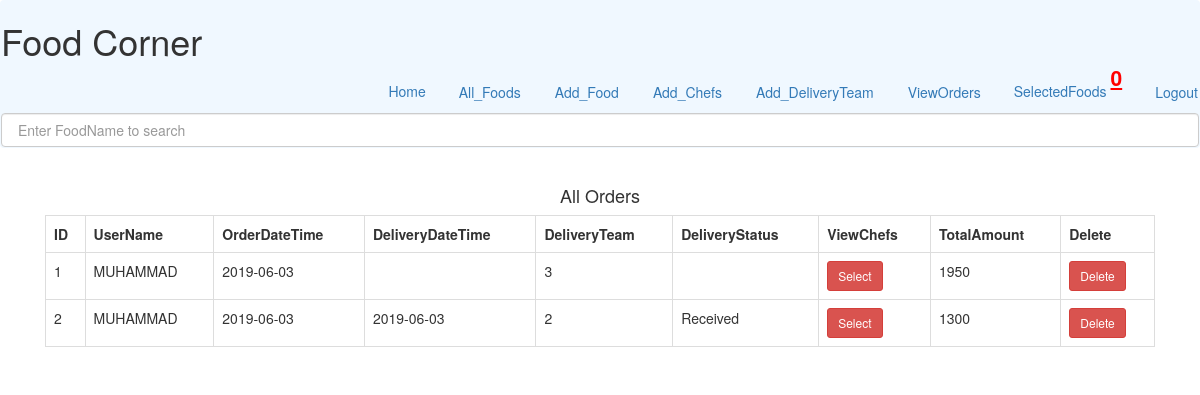
Screenshot of /ViewOrders.php (signed in) with the database file from the repository.
### tables this page shows
CREATE TABLE `orders` (
  `OID` int(11) NOT NULL,
  `UID` int(11) NOT NULL,
  `ODate` date NOT NULL,
  `DDate` date DEFAULT NULL,
  `DTID` int(11) DEFAULT NULL,
  `DStatus` varchar(20) DEFAULT NULL,
  `Amount` int(8) NOT NULL
);

CREATE TABLE `accounts` (
  `UID` int(11) NOT NULL,
  `UserName` varchar(50) NOT NULL,
  `Password` varchar(50) NOT NULL,
  `Email` varchar(100) NOT NULL,
  `PhoneNo` varchar(20) NOT NULL,
  `Address` varchar(150) NOT NULL,
  `Type` varchar(20) NOT NULL
);

### ViewOrders.php (the view, shortened to what this page needs)
<?php include_once "connect.php";
include_once"header.php";
$user_role = $_SESSION['type'];
?>
<?php if($user_role == 'admin'){ ?>
<?php include_once "nav_admin.php"; ?>
<div class="section contact" id="contact" style="margin-top: 2em !important">
<div class="container">
<h4 class="rad-txt text-center">
<span class="abtxt1">All</span>
<span class="abtext">Orders</span>
</h4>
<div class="contact-form">
<div class="col-md-12">
<table class="w3-table-all table table-bordered">
<tr class="w3-red">
<th>ID</th>
<th>UserName</th>
<th>OrderDateTime</th>
<th>DeliveryDateTime</th>
<th>DeliveryTeam</th>
<th>DeliveryStatus</th>
<th>ViewChefs</th>
<th>TotalAmount</th>
<th>Delete</th>
</tr>
<?php
$problem = "SELECT * FROM orders  ORDER BY OID DESC ";
$result = mysqli_query($db,$problem);
$num = mysqli_num_rows($result);
if($num == 0){
echo "<tr><td>Nothing</td></tr>";
}else{
$counter = 0;
while($row = mysqli_fetch_assoc($result)){
$oid = $row['OID'];
$uid = $row['UID'];
$check_username = "SELECT UserName FROM accounts WHERE UID = '{$uid}' ";
$result_u = mysqli_query($db,$check_username);
$row_u = mysqli_fetch_assoc($result_u);
$username = $row_u['UserName'];
$odate = $row['ODate'];
$ddate = $row['DDate'];
$dtid = @$row['DTID'];
$status = $row['DStatus'];
$amount = $row['Amount'];
$counter++;
?>
<tr>
<td><?php echo $counter ?></td>
<td><?php echo $username ?></td>
<td><?php echo $odate ?></td>
<td><?php echo $ddate ?></td>
<td><?php if($dtid==""){echo"<a class='btn btn-danger btn-sm' href='ViewOrders.php?oid=$oid'>Select</a>";}else{echo $dtid;} ?></td>
<td><?php if($status=="pending" ){echo"<a class='btn btn-danger btn-sm' href='vieworders.php?receive=$oid' >Click if Order is Received</a>";}else{echo $status;} ?></td>
<td><?php echo"<a class='btn btn-danger btn-sm' href='SelectChefs.php?oid=$oid'>Select</a>"?></td>
<td><?php echo $amount ?></td>
<td><a class="btn btn-danger btn-sm" href="ViewOrders.php?delete=<?php echo $oid ?>">Delete</a></td>
</tr>
<?php
}
}
?>
</table>
</div>
<div class="clearfix"></div>
</div>
</div>
</div>
<?php include_once "footer.php"; ?>
<?php }else{ header("Location: logout.php"); } ?>

### rows the page displays
orders: UID.UserName "MUHAMMAD", ODate "2019-06-03", DTID "3", Amount "1950"
orders: UID.UserName "MUHAMMAD", ODate "2019-06-03", DDate "2019-06-03", DTID "2", DStatus "Received", Amount "1300"

### other values shown
$items "0"
